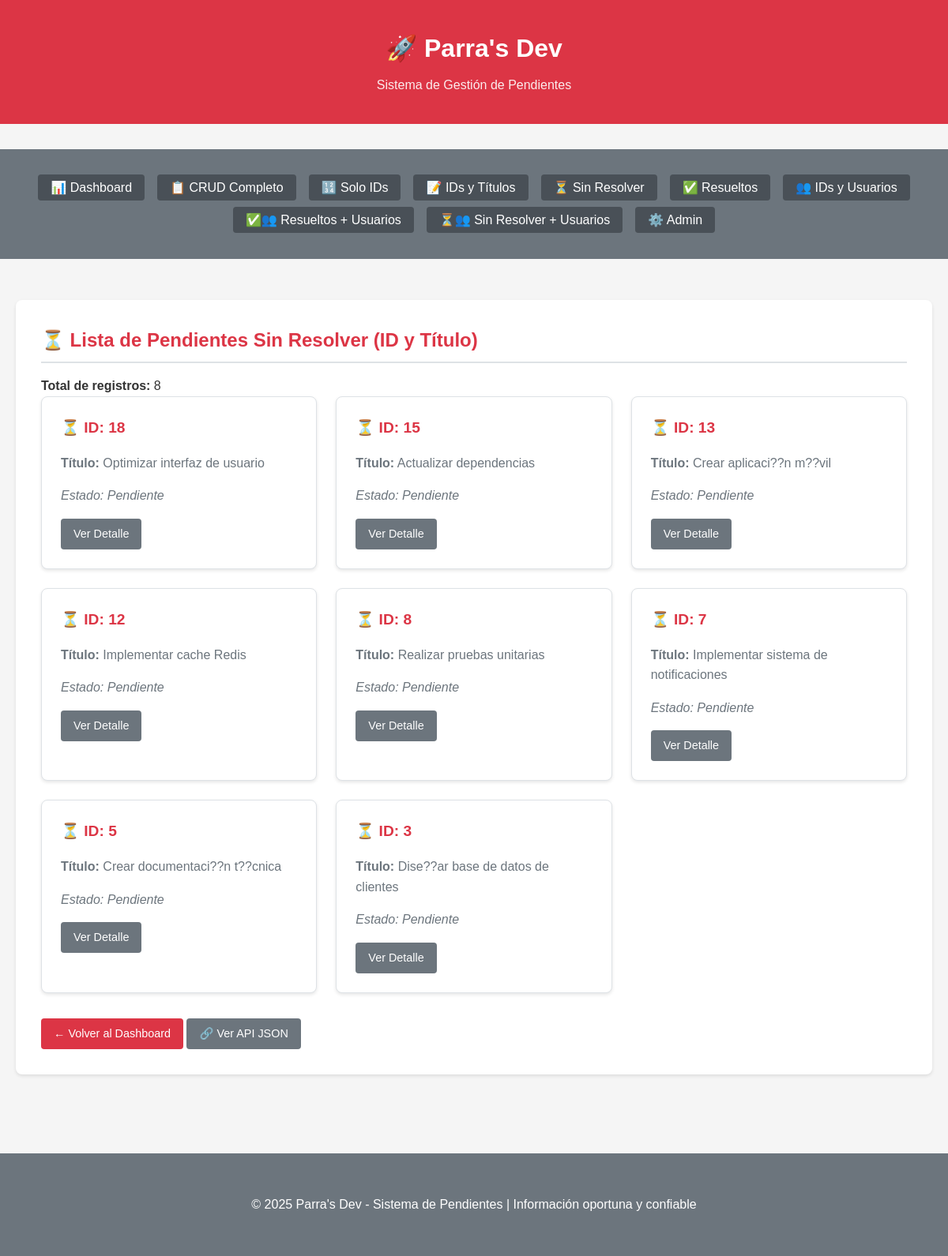
Page /listas/sin-resolver/ on the committed database.
### pendientes/models.py (models this page shows, shortened)
class Pendiente(models.Model):
    title = models.CharField(max_length=200, verbose_name="Título")
    description = models.TextField(blank=True, null=True, verbose_name="Descripción")
    completed = models.BooleanField(default=False, verbose_name="Completado")
    user = models.ForeignKey(User, on_delete=models.CASCADE, verbose_name="Usuario")
    created_at = models.DateTimeField(auto_now_add=True, verbose_name="Fecha de creación")
    updated_at = models.DateTimeField(auto_now=True, verbose_name="Fecha de actualización")
    class Meta:
        verbose_name = "Pendiente"
        verbose_name_plural = "Pendientes"
        ordering = ['-created_at']

### pendientes/views.py (the view)
# urls.py: path('listas/sin-resolver/', views.sin_resolver_view, name='sin_resolver'),
def sin_resolver_view(request):
    pendientes = Pendiente.objects.filter(completed=False)
    data = [{'id': p.id, 'title': p.title} for p in pendientes]
    return render(request, 'pendientes/sin_resolver.html', {
        'data': data,
        'total': pendientes.count()
    })

### templates/pendientes/sin_resolver.html (shortened to what this page needs)
{% extends 'pendientes/base.html' %}
{% block content %}
<div class="data-section">
    <h2>⏳ Lista de Pendientes Sin Resolver (ID y Título)</h2>
    <p><strong>Total de registros:</strong> {{ total }}</p>
    <div class="api-grid">
        {% for item in data %}
        <div class="api-card">
            <h3>⏳ ID: {{ item.id }}</h3>
            <p><strong>Título:</strong> {{ item.title }}</p>
            <p><em>Estado: Pendiente</em></p>
            <a href="{% url 'pendientes:detail' item.id %}" class="btn btn-secondary">Ver Detalle</a>
        </div>
        {% empty %}
        <p class="success">¡Excelente! No hay pendientes sin resolver.</p>
        {% endfor %}
    </div>
    <div class="mt-4">
        <a href="{% url 'pendientes:dashboard' %}" class="btn btn-primary">← Volver al Dashboard</a>
        <a href="/api/pendientes/sin-resolver/" class="btn btn-secondary" target="_blank">🔗 Ver API JSON</a>
    </div>
</div>
{% endblock %}

### static/css/style.css (style rules this page uses)
* { margin: 0; padding: 0; box-sizing: border-box; }
body { font-family: Arial, sans-serif; background-color: #f5f5f5; color: #333; line-height: 1.6; }
.api-grid { display: grid; grid-template-columns: repeat(auto-fit, minmax(300px, 1fr)); gap: 1.5rem; margin-bottom: 2rem; }
.api-card { background-color: white; border: 1px solid #dee2e6; border-radius: 8px; padding: 1.5rem; box-shadow: 0 2px 4px rgba(0,0,0,0.1); }
.api-card h3 { color: #dc3545; margin-bottom: 1rem; font-size: 1.2rem; }
.api-card p { color: #6c757d; margin-bottom: 1rem; }
.btn { display: inline-block; padding: 0.5rem 1rem; border: none; border-radius: 4px; text-decoration: none; cursor: pointer; font-size: 0.9rem; transition: background-color 0.3s; }
.btn-primary { background-color: #dc3545; color: white; }
.btn-secondary { background-color: #6c757d; color: white; }
.data-section { background-color: white; border-radius: 8px; padding: 2rem; margin-bottom: 2rem; box-shadow: 0 2px 4px rgba(0,0,0,0.1); }
.data-section h2 { color: #dc3545; margin-bottom: 1rem; border-bottom: 2px solid #dee2e6; padding-bottom: 0.5rem; }
.mt-4 { margin-top: 1.5rem; }

### rows in the picture
Pendiente: title "Optimizar interfaz de usuario"
Pendiente: title "Actualizar dependencias"
Pendiente: title "Crear aplicaci??n m??vil"
Pendiente: title "Implementar cache Redis"
Pendiente: title "Realizar pruebas unitarias"
Pendiente: title "Implementar sistema de notificaciones"
Pendiente: title "Crear documentaci??n t??cnica"
Pendiente: title "Dise??ar base de datos de clientes"

### other values in the picture
{{ total }} "8"
{{ item.id }} "18" "15" "13" "12" "8" "7" "5" "3"
